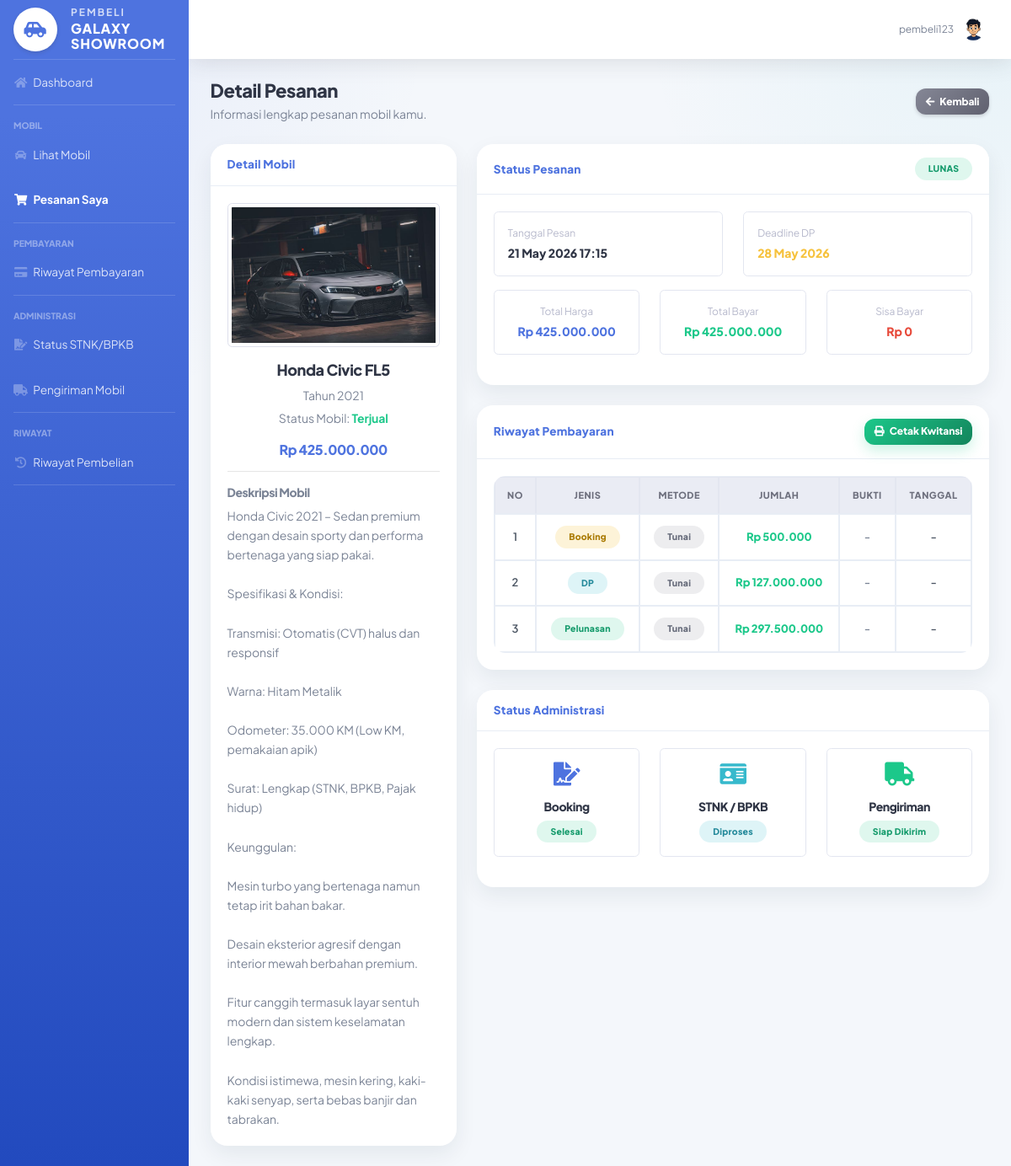
Page /pembeli/detail_pesanan.php?id=38 (signed in) on the committed database.
### tables this page shows
CREATE TABLE `pemesanan` (
  `id_pemesanan` int(11) NOT NULL,
  `id_pembeli` int(11) DEFAULT NULL,
  `id_mobil` int(11) DEFAULT NULL,
  `tanggal_pesan` datetime DEFAULT NULL,
  `total_harga` decimal(15,2) DEFAULT NULL,
  `status` enum('booking','dp','lunas','batal') DEFAULT 'booking',
  `deadline_dp` date DEFAULT NULL,
  `foto_ktp` varchar(255) DEFAULT NULL
);

CREATE TABLE `mobil` (
  `id_mobil` int(11) NOT NULL,
  `id_penjual` int(11) DEFAULT NULL,
  `nama_mobil` varchar(100) DEFAULT NULL,
  `harga` decimal(15,2) DEFAULT NULL,
  `stok` int(11) DEFAULT NULL,
  `status` enum('tersedia','dipesan','terjual') DEFAULT NULL,
  `deskripsi` text NOT NULL,
  `tahun` year(4) NOT NULL,
  `foto` varchar(255) NOT NULL
);

CREATE TABLE `pembayaran` (
  `id_pembayaran` int(11) NOT NULL,
  `id_pemesanan` int(11) DEFAULT NULL,
  `metode_bayar` enum('tunai','transfer') DEFAULT NULL,
  `jumlah` decimal(15,2) DEFAULT NULL,
  `status` enum('pending','verifikasi','diterima') DEFAULT NULL,
  `bukti_pembayaran` varchar(255) NOT NULL,
  `jenis_pembayaran` enum('booking','dp','pelunasan') DEFAULT 'booking'
);

### pembeli/detail_pesanan.php (the view, shortened to what the rows shown need)
<?php
include "../config/koneksi.php";
$id_user = $_SESSION['id_user'] ?? 0;
$id_pemesanan = $_GET['id'] ?? '';
function rupiah($angka)
{
    return "Rp " . number_format((float)$angka, 0, ',', '.');
}
$qPembeli = mysqli_query($koneksi, "
    SELECT *
    FROM pembeli
    WHERE id_user = '$id_user'
    LIMIT 1
");
$pembeli = mysqli_fetch_assoc($qPembeli);
$id_pembeli = $pembeli['id_pembeli'];
$qPesanan = mysqli_query($koneksi, "
    SELECT
        p.*,
        m.nama_mobil,
        m.harga,
        m.tahun,
        m.deskripsi,
        m.foto,
        m.status AS status_mobil
    FROM pemesanan p
    LEFT JOIN mobil m ON p.id_mobil = m.id_mobil
    WHERE p.id_pemesanan = '$id_pemesanan'
    AND p.id_pembeli = '$id_pembeli'
    LIMIT 1
");
$pesanan = mysqli_fetch_assoc($qPesanan);
$qPembayaran = mysqli_query($koneksi, "
    SELECT *
    FROM pembayaran
    WHERE id_pemesanan = '$id_pemesanan'
    ORDER BY id_pembayaran ASC
");
$total_bayar = 0;
while ($pay = mysqli_fetch_assoc($qPembayaran)) {
    $total_bayar += (float)$pay['jumlah'];
}
mysqli_data_seek($qPembayaran, 0);
$total_harga = (float)$pesanan['total_harga'];
$sisa_bayar  = max($total_harga - $total_bayar, 0);
$statusPesanan = strtolower($pesanan['status']);
$badgeStatus = "secondary";
if ($statusPesanan == "booking") {
    $badgeStatus = "warning";
} elseif ($statusPesanan == "dp") {
    $badgeStatus = "info";
} elseif ($statusPesanan == "lunas") {
    $badgeStatus = "success";
} elseif ($statusPesanan == "batal") {
    $badgeStatus = "danger";
}
$fotoMobil = !empty($pesanan['foto'])
    ? "../uploads/" . $pesanan['foto']
    : "../assets/img/undraw_posting_photo.svg";
?>
<!DOCTYPE html>
<html lang="id">
<head>
    <link href="../assets/vendor/fontawesome-free/css/all.min.css" rel="stylesheet">
    <link href="../assets/css/sb-admin-2.min.css" rel="stylesheet">
    <link href="../assets/css/admin.css" rel="stylesheet">
</head>
<body id="page-top">
<div id="wrapper">
    <div id="content-wrapper" class="d-flex flex-column">
        <div id="content">
            <div class="container-fluid">
                <div class="d-sm-flex align-items-center justify-content-between mb-4">
                    <div>
                        <h1 class="h3 mb-1 text-gray-800 font-weight-bold">
                            Detail Pesanan
                        </h1>
                    </div>
                </div>
                <div class="row">
                    <div class="col-lg-4">
                        <div class="card shadow mb-4">
                            <div class="card-body text-center">
                                <div class="position-relative d-inline-block">
                                    <img src="<?= htmlspecialchars($fotoMobil); ?>"
                                         class="img-fluid img-thumbnail mb-3"
                                         style="max-height:230px; object-fit:cover; cursor:pointer;"
                                         data-toggle="modal"
                                         data-target="#modalFotoMobil"
                                         onerror="this.src='../assets/img/undraw_posting_photo.svg'">
                                </div>
                                <h4 class="font-weight-bold text-gray-800">
                                    <?= htmlspecialchars($pesanan['nama_mobil']); ?>
                                </h4>
                                <p class="mb-1">
                                    Tahun <?= htmlspecialchars($pesanan['tahun']); ?>
                                </p>
                                <p class="mb-1">
                                    Status Mobil:
                                    <strong class="text-success">
                                        <?= ucfirst($pesanan['status_mobil']); ?>
                                    </strong>
                                </p>
                                <h5 class="font-weight-bold text-primary mt-3">
                                    <?= rupiah($pesanan['harga']); ?>
                                </h5>
                                <hr>
                                <div class="text-left">
                                    <h6 class="font-weight-bold text-gray-700">
                                        Deskripsi Mobil
                                    </h6>
                                    <p class="text-gray-600 mb-0">
                                        <?= nl2br(htmlspecialchars($pesanan['deskripsi'] ?? '-')); ?>
                                    </p>
                                </div>
                            </div>
                        </div>
                    </div>
                    <div class="col-lg-8">
                        <div class="card shadow mb-4">
                            <div class="card-header py-3 d-flex justify-content-between align-items-center">
                                <h6 class="m-0 font-weight-bold text-primary">
                                    Status Pesanan
                                </h6>
                                <span class="badge badge-<?= $badgeStatus; ?> px-3 py-2">
                                    <?= strtoupper($statusPesanan); ?>
                                </span>
                            </div>
                            <div class="card-body">
                                <div class="row">
                                    <div class="col-md-6 mb-3">
                                        <div class="border rounded p-3 h-100">
                                            <div class="text-gray-500 small mb-1">
                                                Tanggal Pesan
                                            </div>
                                            <div class="font-weight-bold text-gray-800">
                                                <?= date('d F Y H:i', strtotime($pesanan['tanggal_pesan'])); ?>
                                            </div>
                                        </div>
                                    </div>
                                    <div class="col-md-6 mb-3">
                                        <div class="border rounded p-3 h-100">
                                            <div class="text-gray-500 small mb-1">
                                                Deadline DP
                                            </div>
                                            <div class="font-weight-bold text-warning">
                                                <?php if(!empty($pesanan['deadline_dp'])){ ?>
                                                    <?= date('d F Y', strtotime($pesanan['deadline_dp'])); ?>
                                                <?php } else { ?>
                                                    -
                                                <?php } ?>
                                            </div>
                                        </div>
                                    </div>
                                    <div class="col-md-4 mb-3">
                                        <div class="border rounded p-3 h-100 text-center">
                                            <div class="text-gray-500 small mb-1">
                                                Total Harga
                                            </div>
                                            <div class="font-weight-bold text-primary">
                                                <?= rupiah($total_harga); ?>
                                            </div>
                                        </div>
                                    </div>
                                    <div class="col-md-4 mb-3">
                                        <div class="border rounded p-3 h-100 text-center">
                                            <div class="text-gray-500 small mb-1">
                                                Total Bayar
                                            </div>
                                            <div class="font-weight-bold text-success">
                                                <?= rupiah($total_bayar); ?>
                                            </div>
                                        </div>
                                    </div>
                                    <div class="col-md-4 mb-3">
                                        <div class="border rounded p-3 h-100 text-center">
                                            <div class="text-gray-500 small mb-1">
                                                Sisa Bayar
                                            </div>
                                            <div class="font-weight-bold text-danger">
                                                <?= rupiah($sisa_bayar); ?>
                                            </div>
                                        </div>
                                    </div>
                                </div>
                            </div>
                        </div>
                        <div class="card shadow mb-4">
                            <div class="card-body">
                                <?php if(mysqli_num_rows($qPembayaran) > 0){ ?>
                                    <div class="table-responsive">
                                        <table class="table table-bordered table-hover">
                                            <thead class="thead-light text-center">
                                            <tr>
                                                <th>No</th>
                                                <th>Jenis</th>
                                                <th>Metode</th>
                                                <th>Jumlah</th>
                                                <th>Bukti</th>
                                                <th>Tanggal</th>
                                            </tr>
                                            </thead>
                                            <tbody>
                                            <?php
                                            $no = 1;
                                            while($bayar = mysqli_fetch_assoc($qPembayaran)){
                                            ?>
                                                <tr>
                                                    <td class="text-center align-middle">
                                                        <?= $no++; ?>
                                                    </td>
                                                    <td class="align-middle text-center">
                                                        <?php
                                                        $jenis = $bayar['jenis_pembayaran'] ?? '-';
                                                        if($jenis == "booking"){
                                                            echo '<span class="badge badge-warning px-3 py-2">Booking</span>';
                                                        } elseif($jenis == "dp"){
                                                            echo '<span class="badge badge-info px-3 py-2">DP</span>';
                                                        } elseif($jenis == "pelunasan"){
                                                            echo '<span class="badge badge-success px-3 py-2">Pelunasan</span>';
                                                        } else {
                                                            echo '<span class="badge badge-secondary px-3 py-2">-</span>';
                                                        }
                                                        ?>
                                                    </td>
                                                    <td class="align-middle text-center">
                                                        <?php
                                                        $metode = strtolower($bayar['metode_bayar']);
                                                        if($metode == "transfer"){
                                                            echo '<span class="badge badge-primary px-3 py-2">Transfer</span>';
                                                        } else {
                                                            echo '<span class="badge badge-secondary px-3 py-2">Tunai</span>';
                                                        }
                                                        ?>
                                                    </td>
                                                    <td class="align-middle text-center font-weight-bold text-success">
                                                        <?= rupiah($bayar['jumlah']); ?>
                                                    </td>
                                                    <td class="align-middle text-center">
                                                        <?php if(
                                                            !empty($bayar['bukti_pembayaran']) &&
                                                            $bayar['bukti_pembayaran'] != '-'
                                                        ){ ?>
                                                            <a href="../uploads/<?= htmlspecialchars($bayar['bukti_pembayaran']); ?>"
                                                               target="_blank"
                                                               class="btn btn-warning btn-sm">
                                                                <i class="fas fa-image"></i>
                                                            </a>
                                                        <?php } else { ?>
                                                            <span class="text-muted">
                                                                -
                                                            </span>
                                                        <?php } ?>
                                                    </td>
                                                    <td class="align-middle text-center">
                                                        <?php
                                                        if(isset($bayar['tanggal_bayar']) && !empty($bayar['tanggal_bayar'])){
                                                            echo date('d M Y H:i', strtotime($bayar['tanggal_bayar']));
                                                        } else {
                                                            echo '-';
                                                        }
                                                        ?>
                                                    </td>
                                                </tr>
                                            <?php } ?>
                                            </tbody>
                                        </table>
                                    </div>
                                <?php } ?>
                            </div>
                        </div>
                    </div>
                </div>
            </div>
        </div>
    </div>
</div>
</body>
</html>

### rows in the picture
pemesanan: id_mobil.foto (picture), id_mobil.nama_mobil "Honda Civic FL5", id_mobil.tahun "2021", id_mobil.status "Terjual", id_mobil.harga "Rp 425.000.000", id_mobil.deskripsi "Honda Civic 2021 – Sedan premium dengan desain sporty dan performa bertenaga yang siap pakai. Spesifikasi & Kondisi: Transmisi: Otomatis (CVT) halus dan responsif Warna: Hitam Metalik Odometer: 35.000 KM (Low KM, pemakaian apik) Surat: Lengkap (STNK, BPKB, Pajak hidup) Keunggulan: Mesin turbo yang bertenaga namun tetap irit bahan bakar. Desain eksterior agresif dengan interior mewah berbahan premium. Fitur canggih termasuk layar sentuh modern dan sistem keselamatan lengkap. Kondisi istimewa, mesin kering, kaki-kaki senyap, serta bebas banjir dan tabrakan.", status "LUNAS", tanggal_pesan "21 May 2026 17:15", deadline_dp "28 May 2026", total_harga "Rp 425.000.000", total_harga "Rp 0"
pembayaran: jenis_pembayaran "Booking", metode_bayar "Tunai", jumlah "Rp 500.000"
pembayaran: jenis_pembayaran "DP", metode_bayar "Tunai", jumlah "Rp 127.000.000"
pembayaran: jenis_pembayaran "Pelunasan", metode_bayar "Tunai", jumlah "Rp 297.500.000"

### other values in the picture
$username "pembeli123"
